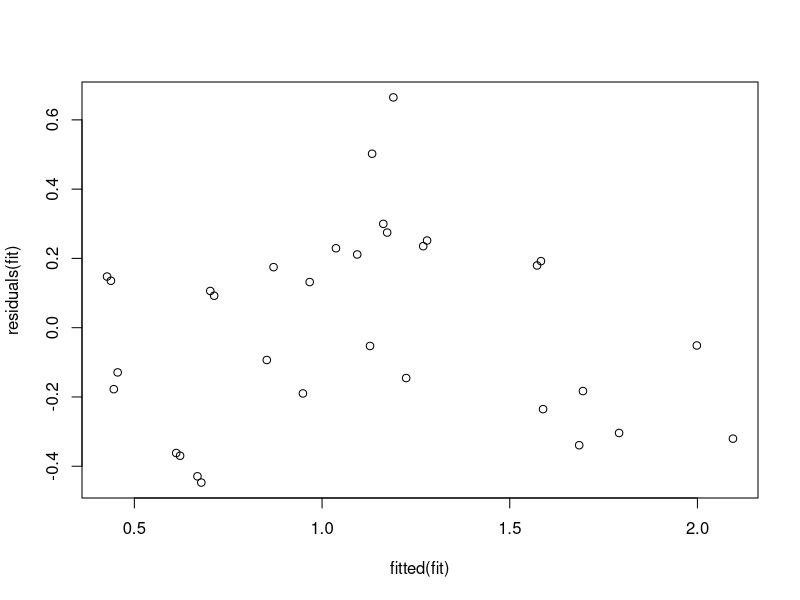
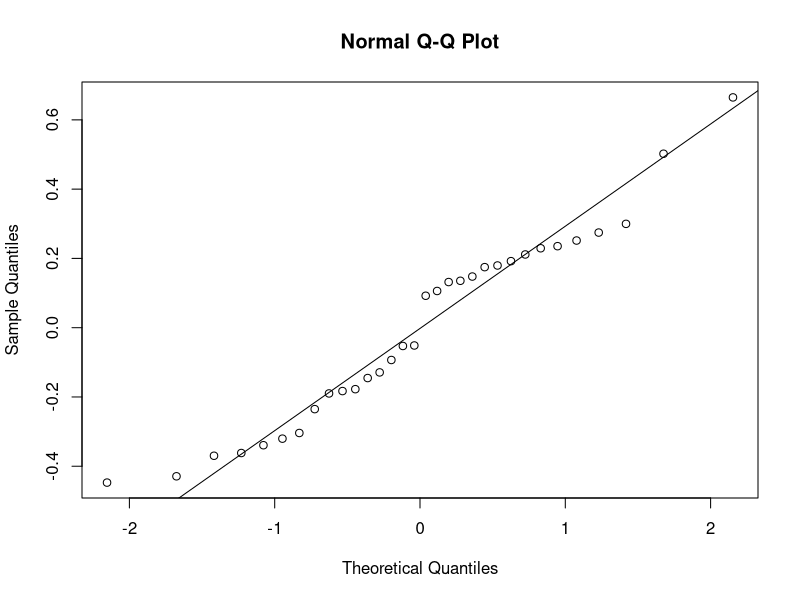
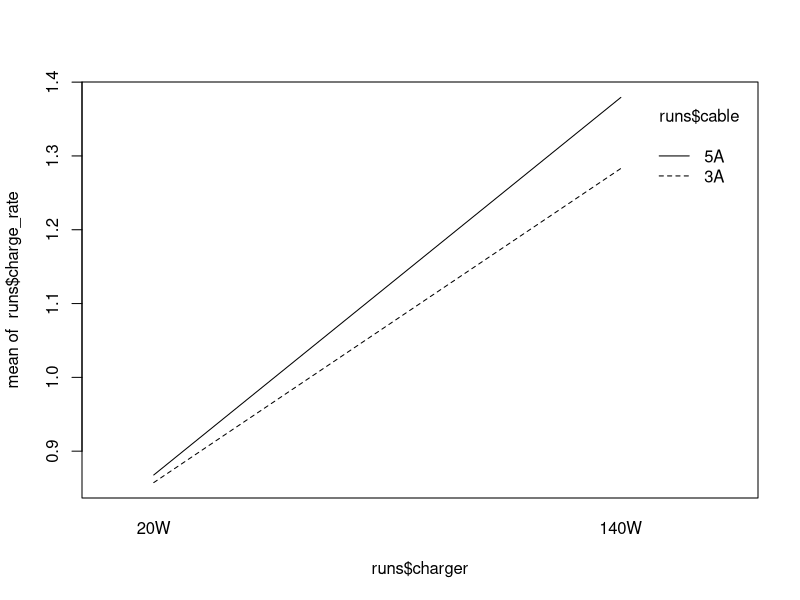

These charts were generated, in order, by the following R code:
# Load collected run data.
# The collection workbook uses English tokens that match randomisation.csv,
# so no label conversion is needed before analysis.
runs <- read.csv("data/clean/runs.csv", stringsAsFactors = FALSE)
head(runs)
names(runs)

runs$charger <- factor(runs$charger, levels = c("20W", "140W"))
runs$cable <- factor(runs$cable, levels = c("3A", "5A"))

# The draw class comes from the pilot measurement, not from the seed.
# Accept both English tokens and the legacy labels for existing sheets.
runs$draw_class <- factor(
  ifelse(grepl("^high$", as.character(runs$draw_class), ignore.case = TRUE), "high",
         ifelse(grepl("^low$", as.character(runs$draw_class), ignore.case = TRUE), "low", NA)),
  levels = c("high", "low")
)
if (anyNA(runs$draw_class)) {
  stop("Some runs have no draw_class. Complete the pilot and fill the column before analysis.")
}
class_per_device <- tapply(runs$draw_class, runs$device_name, function(x) {
  length(unique(x[!is.na(x)]))
})
if (any(class_per_device > 1)) {
  stop("A device has conflicting draw_class values. Fix the collection sheet first.")
}

# Each device must contain each treatment exactly once.
runs$treatment <- factor(paste(runs$charger, runs$cable, sep = "_"))
check_design <- table(runs$device_name, runs$treatment)
if (nrow(check_design) != 8 || any(check_design != 1)) {
  stop("The design is not one run per device and treatment. Check the randomisation.")
}

runs$device <- factor(runs$device_name)
runs$charge_rate <- runs$delta_soc / runs$elapsed_min
table(runs$device, runs$treatment)

# Main ANOVA with device blocking.
fit <- aov(charge_rate ~ device + charger * cable, data = runs)
summary(fit)

mean_square_error <- deviance(fit) / df.residual(fit)
error_degrees_freedom <- df.residual(fit)
mean_square_error
error_degrees_freedom

# Treatment cell means and standard errors.
cells <- expand.grid(charger = c("20W", "140W"), cable = c("3A", "5A"))
cells$treatment <- paste(cells$charger, cells$cable, sep = "_")
cells$mean_rate <- tapply(runs$charge_rate, runs$treatment, mean)[cells$treatment]
cells$standard_error <- sqrt(mean_square_error / 8)
cells

# All pairwise treatment comparisons.
fit_treatment <- aov(charge_rate ~ device + treatment, data = runs)
TukeyHSD(fit_treatment, "treatment")

# Per-device treatment means.
device_means <- tapply(runs$charge_rate, list(runs$device, runs$treatment), mean)
head(device_means)

# Interaction contrast within each device.
device_contrast <- device_means[, "140W_5A"] - device_means[, "140W_3A"] -
  device_means[, "20W_5A"] + device_means[, "20W_3A"]
device_contrast

device_class <- runs$draw_class[match(rownames(device_means), runs$device_name)]
device_class

high_count <- sum(device_class == "high")
low_count <- sum(device_class == "low")
high_count
low_count

if (high_count < 2 || low_count < 1) {
  warning("Fewer than two high devices or no low device. The subgroup interaction is exploratory.")
}

high_contrast <- mean(device_contrast[device_class == "high"])
low_contrast <- mean(device_contrast[device_class == "low"])

high_standard_error <- 2 * sqrt(mean_square_error / high_count)
low_standard_error <- 2 * sqrt(mean_square_error / low_count)
difference_standard_error <- 2 * sqrt(mean_square_error * (1 / high_count + 1 / low_count))
t_critical <- qt(0.975, error_degrees_freedom)

interval <- function(estimate, standard_error) {
  c(estimate = estimate,
    low = estimate - t_critical * standard_error,
    high = estimate + t_critical * standard_error)
}
results <- rbind(
  high = interval(high_contrast, high_standard_error),
  low = interval(low_contrast, low_standard_error),
  high_minus_low = interval(high_contrast - low_contrast, difference_standard_error)
)
results

# Residual and interaction diagnostics.
plot(fitted(fit), residuals(fit))
qqnorm(residuals(fit))
qqline(residuals(fit))
interaction.plot(runs$charger, runs$cable, runs$charge_rate)
